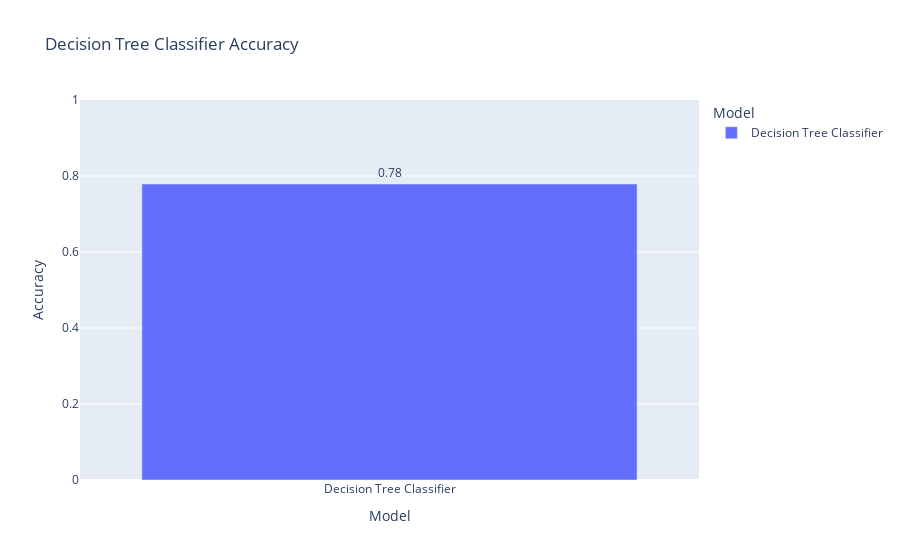

The cell this chart's notebook holds for it:
### Markdown cell above
# 3. Decision Tree Accuracy Plot

### Code cell
df_tree = pd.DataFrame({'Model': ['Decision Tree Classifier'], 'Accuracy': [Decision_Tree_Accuracy]})

fig = px.bar(df_tree, x='Model', y='Accuracy',
             title='Decision Tree Classifier Accuracy',
             color='Model', text='Accuracy')

fig.update_traces(texttemplate='%{text:.2f}', textposition='outside')
fig.update_layout(yaxis_range=[0, 1], yaxis_title='Accuracy')
fig.show()

### Figure 1 — Plotly figure (JSON) as saved in the notebook; plotly's stock layout.template omitted (floating-point values rounded to 4 significant figures)
{"data": [{"hovertemplate": "Model=%{x}<br>Accuracy=%{text}<extra></extra>", "legendgroup": "Decision Tree Classifier", "marker": {"color": "#636efa", "pattern": {"shape": ""}}, "name": "Decision Tree Classifier", "orientation": "v", "showlegend": true, "text": [0.779], "textposition": "outside", "texttemplate": "%{text:.2f}", "type": "bar", "x": ["Decision Tree Classifier"], "xaxis": "x", "y": [0.779], "yaxis": "y"}], "layout": {"barmode": "relative", "legend": {"title": {"text": "Model"}, "tracegroupgap": 0}, "title": {"text": "Decision Tree Classifier Accuracy"}, "xaxis": {"anchor": "y", "categoryarray": ["Decision Tree Classifier"], "categoryorder": "array", "domain": [0, 1], "title": {"text": "Model"}}, "yaxis": {"anchor": "x", "domain": [0, 1], "range": [0, 1], "title": {"text": "Accuracy"}}}}
